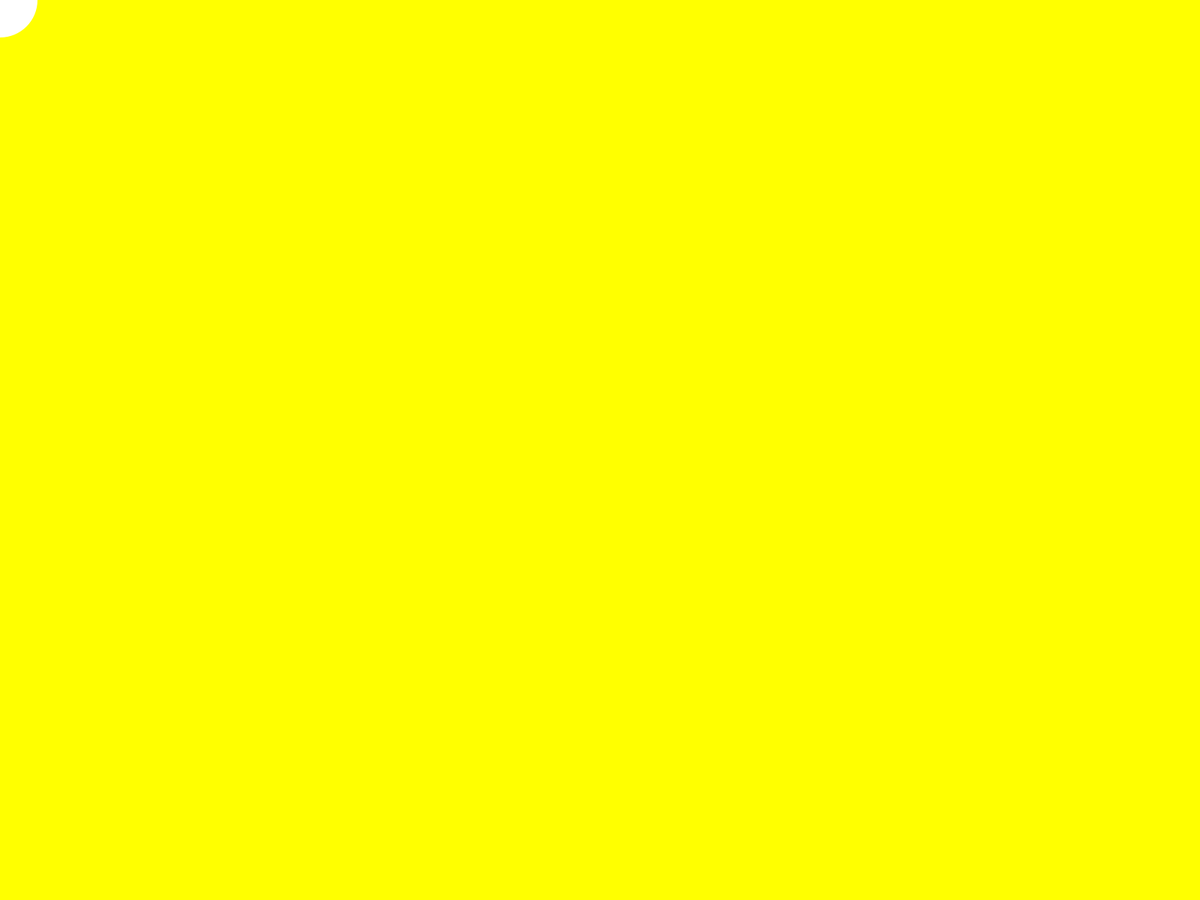
Frame 1 (no input)
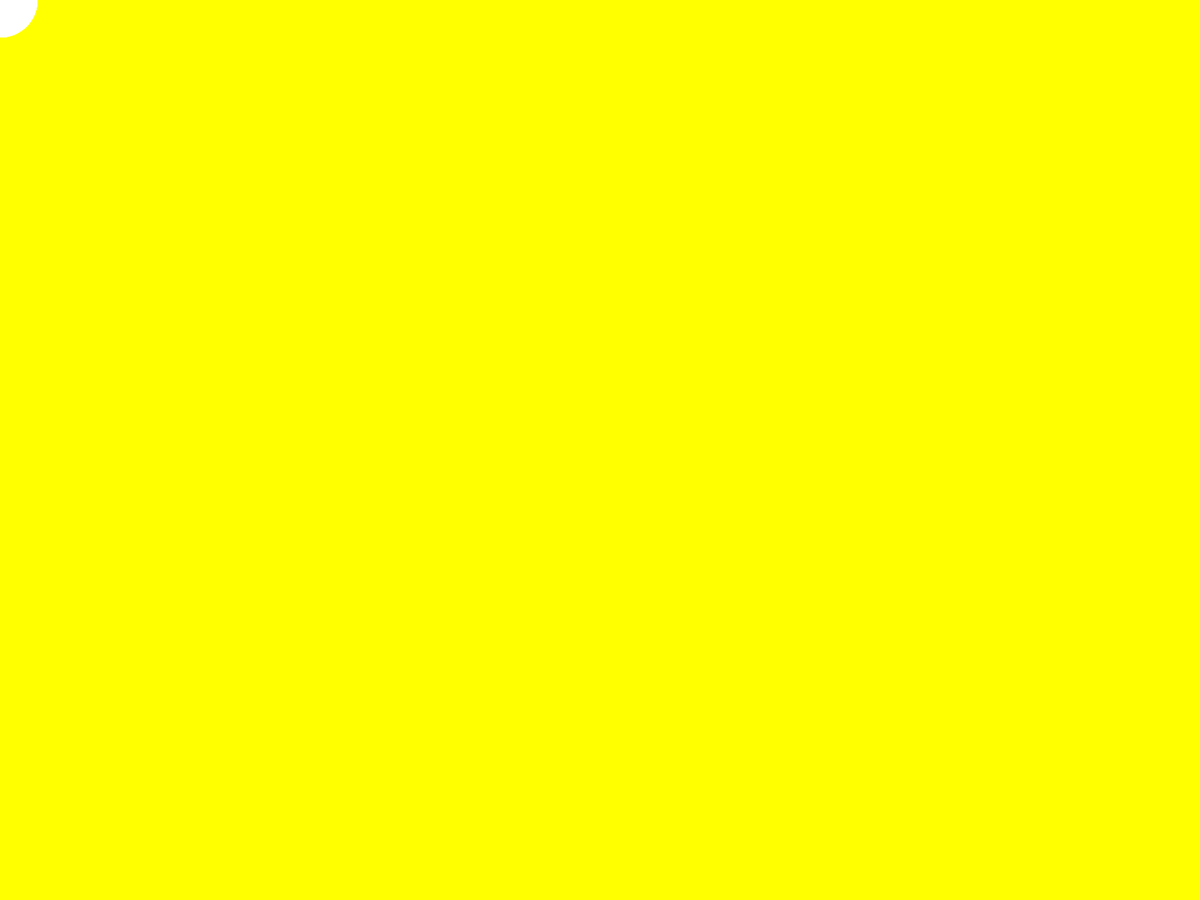
Frame 60 (the mouse pressed at the canvas centre just before this capture)
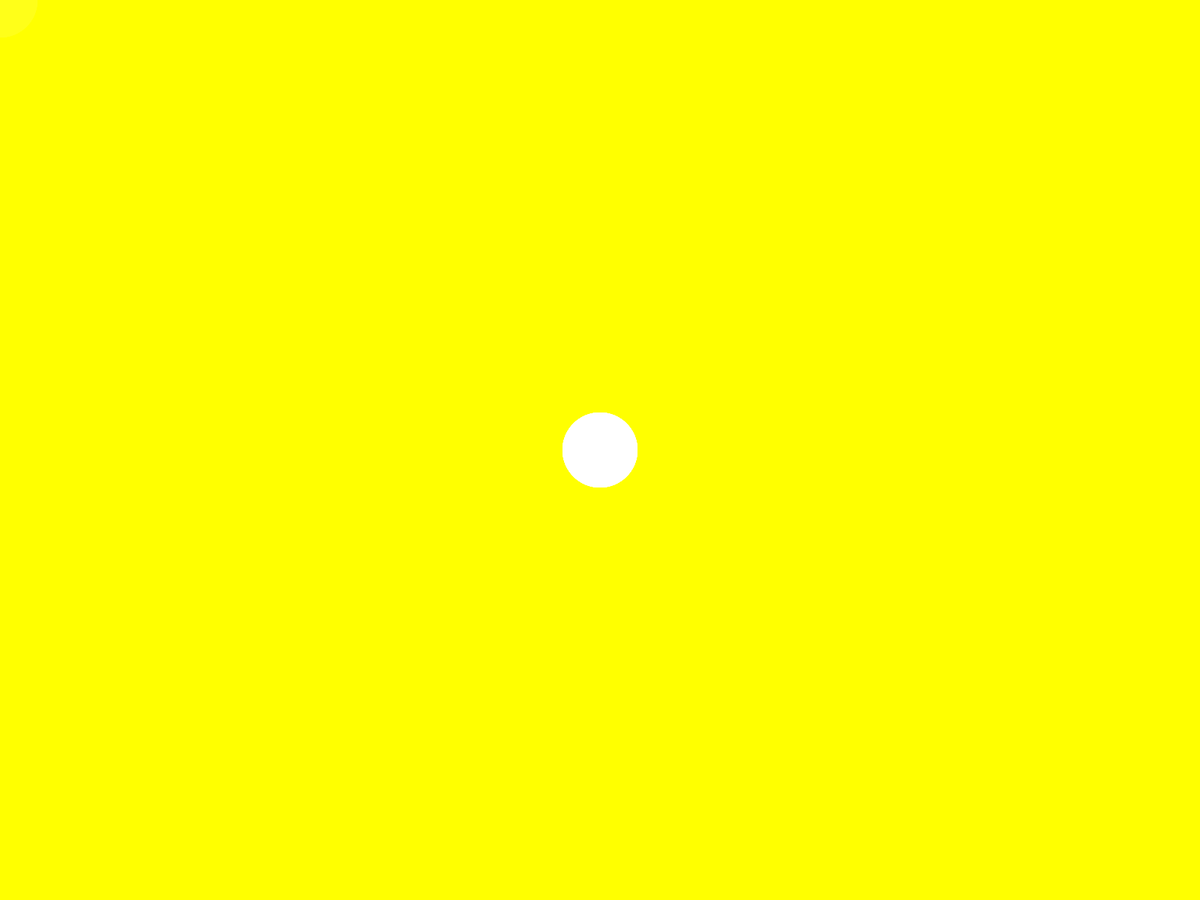
Frame 120 (the mouse held since frame 60 and released just before this capture)

The Processing sketch that drew these frames (run headless with seeded random() and noise(); from frame 60 on, the mouse is pressed at the canvas centre):

// Processing sketch: ejemplo2_fondoAlpha
// ── ejemplo2_fondoAlpha.pde
color fondo = color(255,255,0,10);

void setup(){
  fullScreen();
  background(fondo);
}
void draw(){
  noStroke();
  fill(fondo);
  rect(0,0,width, height);
  fill(255);
  ellipse(mouseX, mouseY, 100,100);
}
